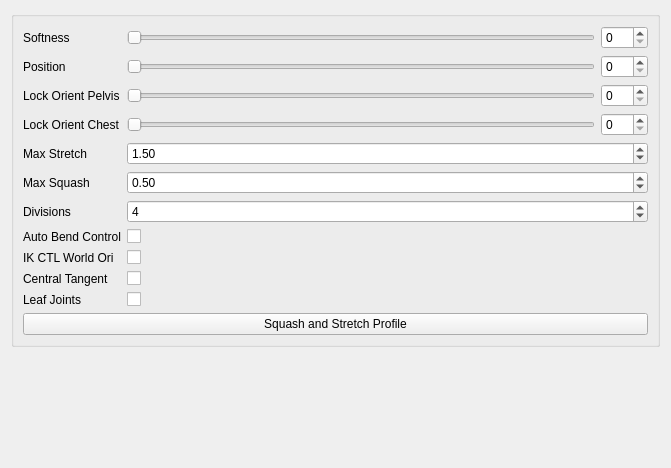
<?xml version="1.0" encoding="UTF-8"?>
<ui version="4.0">
 <class>Form</class>
 <widget class="QWidget" name="Form">
  <property name="geometry">
   <rect>
    <x>0</x>
    <y>0</y>
    <width>671</width>
    <height>468</height>
   </rect>
  </property>
  <property name="windowTitle">
   <string>Form</string>
  </property>
  <layout class="QGridLayout" name="gridLayout">
   <item row="0" column="0">
    <widget class="QGroupBox" name="groupBox">
     <property name="title">
      <string/>
     </property>
     <layout class="QFormLayout" name="formLayout">
      <item row="0" column="0">
       <widget class="QLabel" name="softness_label">
        <property name="text">
         <string>Softness</string>
        </property>
       </widget>
      </item>
      <item row="0" column="1">
       <layout class="QHBoxLayout" name="horizontalLayout_3">
        <item>
         <widget class="QSlider" name="softness_slider">
          <property name="minimumSize">
           <size>
            <width>0</width>
            <height>15</height>
           </size>
          </property>
          <property name="maximum">
           <number>100</number>
          </property>
          <property name="orientation">
           <enum>Qt::Horizontal</enum>
          </property>
         </widget>
        </item>
        <item>
         <widget class="QSpinBox" name="softness_spinBox">
          <property name="maximum">
           <number>100</number>
          </property>
         </widget>
        </item>
       </layout>
      </item>
      <item row="1" column="0">
       <widget class="QLabel" name="softness_label_2">
        <property name="text">
         <string>Position</string>
        </property>
       </widget>
      </item>
      <item row="1" column="1">
       <layout class="QHBoxLayout" name="horizontalLayout_4">
        <item>
         <widget class="QSlider" name="position_slider">
          <property name="minimumSize">
           <size>
            <width>0</width>
            <height>15</height>
           </size>
          </property>
          <property name="maximum">
           <number>100</number>
          </property>
          <property name="orientation">
           <enum>Qt::Horizontal</enum>
          </property>
         </widget>
        </item>
        <item>
         <widget class="QSpinBox" name="position_spinBox">
          <property name="maximum">
           <number>100</number>
          </property>
         </widget>
        </item>
       </layout>
      </item>
      <item row="2" column="0">
       <widget class="QLabel" name="softness_label_3">
        <property name="text">
         <string>Lock Orient Pelvis</string>
        </property>
       </widget>
      </item>
      <item row="2" column="1">
       <layout class="QHBoxLayout" name="horizontalLayout_5">
        <item>
         <widget class="QSlider" name="lockOri_pelvis_slider">
          <property name="minimumSize">
           <size>
            <width>0</width>
            <height>15</height>
           </size>
          </property>
          <property name="maximum">
           <number>100</number>
          </property>
          <property name="orientation">
           <enum>Qt::Horizontal</enum>
          </property>
         </widget>
        </item>
        <item>
         <widget class="QSpinBox" name="lockOri_pelvis_spinBox">
          <property name="maximum">
           <number>100</number>
          </property>
         </widget>
        </item>
       </layout>
      </item>
      <item row="3" column="0">
       <widget class="QLabel" name="softness_label_4">
        <property name="text">
         <string>Lock Orient Chest</string>
        </property>
       </widget>
      </item>
      <item row="3" column="1">
       <layout class="QHBoxLayout" name="horizontalLayout_6">
        <item>
         <widget class="QSlider" name="lockOri_chest_slider">
          <property name="minimumSize">
           <size>
            <width>0</width>
            <height>15</height>
           </size>
          </property>
          <property name="maximum">
           <number>100</number>
          </property>
          <property name="orientation">
           <enum>Qt::Horizontal</enum>
          </property>
         </widget>
        </item>
        <item>
         <widget class="QSpinBox" name="lockOri_chest_spinBox">
          <property name="maximum">
           <number>100</number>
          </property>
         </widget>
        </item>
       </layout>
      </item>
      <item row="4" column="0">
       <widget class="QLabel" name="maxStretch_label">
        <property name="sizePolicy">
         <sizepolicy hsizetype="MinimumExpanding" vsizetype="MinimumExpanding">
          <horstretch>0</horstretch>
          <verstretch>0</verstretch>
         </sizepolicy>
        </property>
        <property name="text">
         <string>Max Stretch</string>
        </property>
       </widget>
      </item>
      <item row="4" column="1">
       <widget class="QDoubleSpinBox" name="maxStretch_spinBox">
        <property name="sizePolicy">
         <sizepolicy hsizetype="MinimumExpanding" vsizetype="Fixed">
          <horstretch>0</horstretch>
          <verstretch>0</verstretch>
         </sizepolicy>
        </property>
        <property name="minimum">
         <double>1.000000000000000</double>
        </property>
        <property name="singleStep">
         <double>0.100000000000000</double>
        </property>
        <property name="value">
         <double>1.500000000000000</double>
        </property>
       </widget>
      </item>
      <item row="5" column="0">
       <widget class="QLabel" name="maxSquash_label">
        <property name="sizePolicy">
         <sizepolicy hsizetype="MinimumExpanding" vsizetype="MinimumExpanding">
          <horstretch>0</horstretch>
          <verstretch>0</verstretch>
         </sizepolicy>
        </property>
        <property name="text">
         <string>Max Squash</string>
        </property>
       </widget>
      </item>
      <item row="5" column="1">
       <widget class="QDoubleSpinBox" name="maxSquash_spinBox">
        <property name="sizePolicy">
         <sizepolicy hsizetype="MinimumExpanding" vsizetype="Fixed">
          <horstretch>0</horstretch>
          <verstretch>0</verstretch>
         </sizepolicy>
        </property>
        <property name="minimum">
         <double>0.100000000000000</double>
        </property>
        <property name="maximum">
         <double>1.000000000000000</double>
        </property>
        <property name="singleStep">
         <double>0.100000000000000</double>
        </property>
        <property name="value">
         <double>0.500000000000000</double>
        </property>
       </widget>
      </item>
      <item row="6" column="0">
       <widget class="QLabel" name="divisions_label">
        <property name="text">
         <string>Divisions</string>
        </property>
       </widget>
      </item>
      <item row="6" column="1">
       <widget class="QSpinBox" name="division_spinBox">
        <property name="sizePolicy">
         <sizepolicy hsizetype="Expanding" vsizetype="Fixed">
          <horstretch>0</horstretch>
          <verstretch>0</verstretch>
         </sizepolicy>
        </property>
        <property name="minimum">
         <number>2</number>
        </property>
        <property name="maximum">
         <number>99</number>
        </property>
        <property name="value">
         <number>4</number>
        </property>
       </widget>
      </item>
      <item row="7" column="0">
       <widget class="QLabel" name="autoBend_label">
        <property name="text">
         <string>Auto Bend Control</string>
        </property>
       </widget>
      </item>
      <item row="7" column="1">
       <widget class="QCheckBox" name="autoBend_checkBox">
        <property name="text">
         <string/>
        </property>
       </widget>
      </item>
      <item row="8" column="0">
       <widget class="QLabel" name="autoBend_label_2">
        <property name="text">
         <string>IK CTL World Ori</string>
        </property>
       </widget>
      </item>
      <item row="8" column="1">
       <widget class="QCheckBox" name="IKWorldOri_checkBox">
        <property name="toolTip">
         <string>&lt;html&gt;&lt;head/&gt;&lt;body&gt;&lt;p&gt;If checked the IK controls will be oriented to world space in XYZ&lt;/p&gt;&lt;/body&gt;&lt;/html&gt;</string>
        </property>
        <property name="text">
         <string/>
        </property>
       </widget>
      </item>
      <item row="9" column="0">
       <widget class="QLabel" name="centralTangent_label">
        <property name="text">
         <string>Central Tangent</string>
        </property>
       </widget>
      </item>
      <item row="9" column="1">
       <widget class="QCheckBox" name="centralTangent_checkBox">
        <property name="text">
         <string/>
        </property>
       </widget>
      </item>
      <item row="12" column="0" colspan="2">
       <widget class="QPushButton" name="squashStretchProfile_pushButton">
        <property name="text">
         <string>Squash and Stretch Profile</string>
        </property>
       </widget>
      </item>
      <item row="10" column="1">
       <widget class="QCheckBox" name="leafJoints_checkBox">
        <property name="text">
         <string/>
        </property>
       </widget>
      </item>
      <item row="10" column="0">
       <widget class="QLabel" name="leafJoints_label">
        <property name="text">
         <string>Leaf Joints</string>
        </property>
       </widget>
      </item>
     </layout>
    </widget>
   </item>
   <item row="1" column="0">
    <spacer name="verticalSpacer">
     <property name="orientation">
      <enum>Qt::Vertical</enum>
     </property>
     <property name="sizeHint" stdset="0">
      <size>
       <width>20</width>
       <height>40</height>
      </size>
     </property>
    </spacer>
   </item>
  </layout>
 </widget>
 <resources/>
 <connections>
  <connection>
   <sender>softness_slider</sender>
   <signal>sliderMoved(int)</signal>
   <receiver>softness_spinBox</receiver>
   <slot>setValue(int)</slot>
   <hints>
    <hint type="sourcelabel">
     <x>187</x>
     <y>30</y>
    </hint>
    <hint type="destinationlabel">
     <x>589</x>
     <y>28</y>
    </hint>
   </hints>
  </connection>
  <connection>
   <sender>softness_spinBox</sender>
   <signal>valueChanged(int)</signal>
   <receiver>softness_slider</receiver>
   <slot>setValue(int)</slot>
   <hints>
    <hint type="sourcelabel">
     <x>589</x>
     <y>48</y>
    </hint>
    <hint type="destinationlabel">
     <x>187</x>
     <y>49</y>
    </hint>
   </hints>
  </connection>
  <connection>
   <sender>position_slider</sender>
   <signal>valueChanged(int)</signal>
   <receiver>position_spinBox</receiver>
   <slot>setValue(int)</slot>
   <hints>
    <hint type="sourcelabel">
     <x>187</x>
     <y>86</y>
    </hint>
    <hint type="destinationlabel">
     <x>589</x>
     <y>88</y>
    </hint>
   </hints>
  </connection>
  <connection>
   <sender>position_spinBox</sender>
   <signal>valueChanged(int)</signal>
   <receiver>position_slider</receiver>
   <slot>setValue(int)</slot>
   <hints>
    <hint type="sourcelabel">
     <x>589</x>
     <y>88</y>
    </hint>
    <hint type="destinationlabel">
     <x>187</x>
     <y>86</y>
    </hint>
   </hints>
  </connection>
  <connection>
   <sender>lockOri_pelvis_spinBox</sender>
   <signal>valueChanged(int)</signal>
   <receiver>lockOri_pelvis_slider</receiver>
   <slot>setValue(int)</slot>
   <hints>
    <hint type="sourcelabel">
     <x>589</x>
     <y>124</y>
    </hint>
    <hint type="destinationlabel">
     <x>187</x>
     <y>122</y>
    </hint>
   </hints>
  </connection>
  <connection>
   <sender>lockOri_pelvis_slider</sender>
   <signal>valueChanged(int)</signal>
   <receiver>lockOri_pelvis_spinBox</receiver>
   <slot>setValue(int)</slot>
   <hints>
    <hint type="sourcelabel">
     <x>187</x>
     <y>122</y>
    </hint>
    <hint type="destinationlabel">
     <x>589</x>
     <y>124</y>
    </hint>
   </hints>
  </connection>
  <connection>
   <sender>softness_slider</sender>
   <signal>valueChanged(int)</signal>
   <receiver>softness_spinBox</receiver>
   <slot>setValue(int)</slot>
   <hints>
    <hint type="sourcelabel">
     <x>187</x>
     <y>50</y>
    </hint>
    <hint type="destinationlabel">
     <x>589</x>
     <y>51</y>
    </hint>
   </hints>
  </connection>
  <connection>
   <sender>lockOri_chest_slider</sender>
   <signal>valueChanged(int)</signal>
   <receiver>lockOri_chest_slider</receiver>
   <slot>setValue(int)</slot>
   <hints>
    <hint type="sourcelabel">
     <x>325</x>
     <y>152</y>
    </hint>
    <hint type="destinationlabel">
     <x>325</x>
     <y>152</y>
    </hint>
   </hints>
  </connection>
  <connection>
   <sender>lockOri_chest_spinBox</sender>
   <signal>valueChanged(int)</signal>
   <receiver>lockOri_chest_slider</receiver>
   <slot>setValue(int)</slot>
   <hints>
    <hint type="sourcelabel">
     <x>612</x>
     <y>153</y>
    </hint>
    <hint type="destinationlabel">
     <x>564</x>
     <y>151</y>
    </hint>
   </hints>
  </connection>
 </connections>
</ui>
